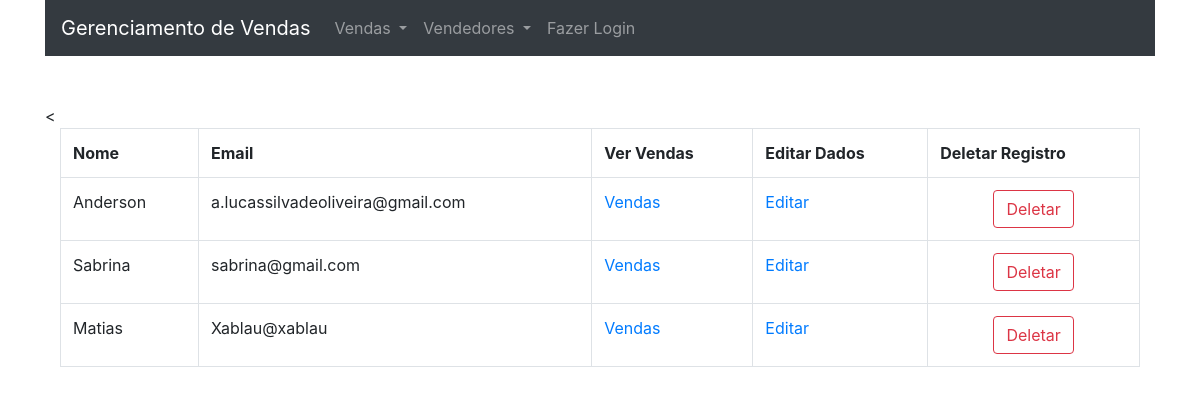
The page /?page=salesman_list on the database its author committed.
### tables this page shows
CREATE TABLE `salesman` (
  `id` bigint(20) NOT NULL AUTO_INCREMENT,
  `name` varchar(100) NOT NULL,
  `email` varchar(255) NOT NULL,
  PRIMARY KEY (`id`),
  UNIQUE KEY `email` (`email`)
);

### model/Database.php (called while the page is built, shortened)
<?php
abstract class Database
{
    public static function connect()
    {
        $host     = DATABASE["host"];
        $charset  = DATABASE["charset"];
        $dbname   = DATABASE["dbname"];
        $user     = DATABASE["user"];
        $password = DATABASE["password"];
        $db       = new PDO("mysql:host=$host;charset=$charset;dbname=$dbname", $user, $password);
        $db->setAttribute(PDO::ATTR_DEFAULT_FETCH_MODE,PDO::FETCH_OBJ);
        $db->setAttribute(PDO::ATTR_ERRMODE, PDO::ERRMODE_EXCEPTION);
        return $db;
    }
}

### model/Model.php (called while the page is built, shortened)
<?php
class Model
{
    protected $database;
    protected $table;
    public function __construct()
    {
        $this->database = Database::connect();
    }
    public function select($fields)
    {
        $sql  = "SELECT ".implode(", ", array_values($fields));
        $sql .= " FROM $this->table";
        $select = $this->database->prepare($sql);
        $select->execute();
        $result = $select->fetchAll();
        return $result;
    }
}

### view/salesman/salesman_list.php (the view, shortened to what this page needs)
<?php
    $salesman_model = new Model\Salesman();
    $salesman_list  = $salesman_model->select(["*"]);
?>
<div class="container">
    <table class="table table-bordered">
        <tr>
            <th>Nome</th>
            <th>Email</th>
            <th>Ver Vendas</th>
            <th>Editar Dados</th>
            <th>Deletar Registro</th>
        </tr>
        <?php foreach($salesman_list as $salesman): ?>
            <tr>
                <td><?= $salesman->name ?></td>
                <td><?= $salesman->email ?></td>
                <td><a target="_blank" href="/?page=show_sale&id_salesman=<?= $salesman->id ?>">Vendas</a></td>
                <td><a target="_blank" href="/?page=edit_salesman&id_salesman=<?= $salesman->id ?>">Editar</a></td>
                <td>
                    <form action="/controller/?control_page=salesman_delete" class="d-flex justify-content-center" method="POST">
                        <input type="submit" class="btn btn-outline-danger" value="Deletar">
                    </form>
                </td>
            </tr>
        <?php endforeach ?>
    </table>
</div>

### rows shown on the page
salesman: name "Anderson", email "a.lucassilvadeoliveira@gmail.com"
salesman: name "Sabrina", email "sabrina@gmail.com"
salesman: name "Matias", email "Xablau@xablau"
